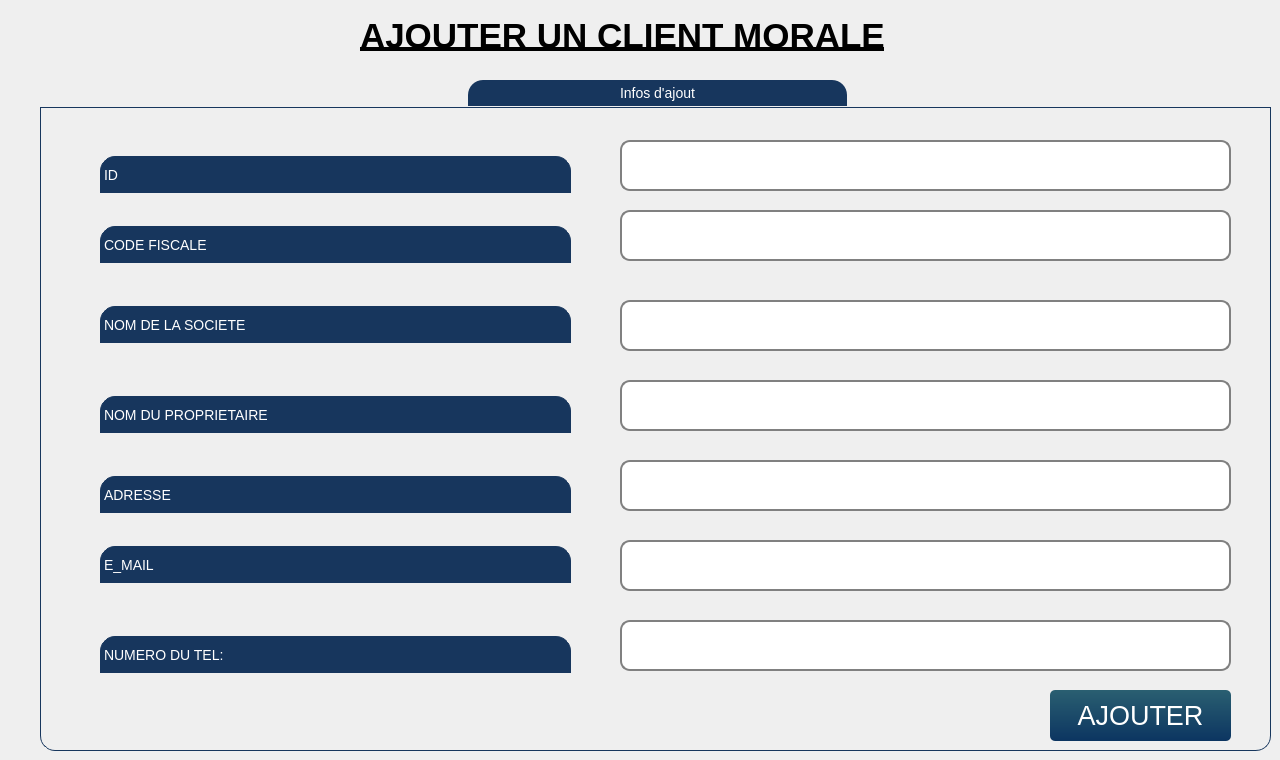
       <widget class="QWidget" name="ajouter">
        <widget class="QLabel" name="label_14">
         <property name="geometry">
          <rect>
           <x>360</x>
           <y>-10</y>
           <width>671</width>
           <height>91</height>
          </rect>
         </property>
         <property name="font">
          <font>
           <family>Helvetica</family>
           <pointsize>26</pointsize>
           <weight>75</weight>
           <bold>true</bold>
           <underline>true</underline>
          </font>
         </property>
         <property name="text">
          <string>AJOUTER UN CLIENT MORALE</string>
         </property>
        </widget>
        <widget class="QGroupBox" name="groupBox_2">
         <property name="geometry">
          <rect>
           <x>40</x>
           <y>80</y>
           <width>1231</width>
           <height>671</height>
          </rect>
         </property>
         <property name="styleSheet">
          <string notr="true">QLabel {
        qproperty-alignment: AlignCenter;
	border: 1px solid #FF17365D;
	border-top-left-radius: 15px;
	border-top-right-radius: 15px;
	background-color: #FF17365D;
	padding: 5px 0px;
	color: rgb(255, 255, 255);
	max-height: 25px;
        font-size: 14px;
}
QGroupBox {
    border: 1px solid gray;
    border-color: #FF17365D;
    margin-top: 27px;
    font-size: 14px;
    border-bottom-left-radius: 15px;
    border-bottom-right-radius: 15px;
}

QGroupBox::title {
    subcontrol-origin: margin;
    subcontrol-position: top center;
    border-top-left-radius: 15px;
    border-top-right-radius: 15px;
    padding: 5px 150px;
    background-color: #FF17365D;
    color: rgb(255, 255, 255);
}
QLineEdit {
background-color: rgb(255, 255, 255);
    border: 2px solid gray;
    border-radius: 10px;
    padding: 0 8px;
    selection-background-color: darkgray;
	font: bold 14px;
}
</string>
         </property>
         <property name="title">
          <string>Infos d'ajout</string>
         </property>
         <widget class="QLabel" name="cin_16">
          <property name="geometry">
           <rect>
            <x>60</x>
            <y>76</y>
            <width>471</width>
            <height>37</height>
           </rect>
          </property>
          <property name="font">
           <font>
            <family>Yu Gothic UI</family>
            <pointsize>-1</pointsize>
            <weight>50</weight>
            <bold>false</bold>
           </font>
          </property>
          <property name="text">
           <string>ID</string>
          </property>
         </widget>
         <widget class="QPushButton" name="pushButton_5">
          <property name="geometry">
           <rect>
            <x>1010</x>
            <y>610</y>
            <width>181</width>
            <height>51</height>
           </rect>
          </property>
          <property name="font">
           <font>
            <pointsize>20</pointsize>
           </font>
          </property>
          <property name="styleSheet">
           <string notr="true">QPushButton{
	background-color: qlineargradient(spread:pad, x1:1, y1:0, x2:1, y2:1, stop:0 rgba(42, 95, 113, 255),stop:1 rgba(12, 53, 97, 255));
	color: #fff;
	border: 0px;
	border-radius: 5px;
	padding: 5px;
}

QPushButton::hover
{
	background-color: qlineargradient(spread:pad, x1:1, y1:0, x2:1, y2:1, stop:0 rgba(167, 214, 50, 255),stop:1 rgba(98, 169, 67, 255));
	color: #fff;

}
QPushButton::pressed
{
	background-color: qlineargradient(spread:pad, x1:1, y1:0, x2:1, y2:1, stop:0 rgba(147, 194, 30, 255),stop:1 rgba(78, 149, 47, 255));
	color: #fff;
	border: 0px;
	border-radius: 5px;
	padding: 5px;

}</string>
          </property>
          <property name="text">
           <string>AJOUTER</string>
          </property>
         </widget>
         <widget class="QLineEdit" name="lineEdit_18">
          <property name="geometry">
           <rect>
            <x>580</x>
            <y>60</y>
            <width>611</width>
            <height>51</height>
           </rect>
          </property>
          <property name="font">
           <font>
            <pointsize>-1</pointsize>
            <weight>75</weight>
            <italic>false</italic>
            <bold>true</bold>
           </font>
          </property>
          <property name="styleSheet">
           <string notr="true">background-color: rgb(255, 255, 255);

    border: 2px solid gray;
    border-radius: 10px;
    padding: 0 8px;
    selection-background-color: darkgray;
</string>
          </property>
         </widget>
         <widget class="QLineEdit" name="lineEdit_2">
          <property name="geometry">
           <rect>
            <x>580</x>
            <y>540</y>
            <width>611</width>
            <height>51</height>
           </rect>
          </property>
          <property name="font">
           <font>
            <pointsize>-1</pointsize>
            <weight>75</weight>
            <italic>false</italic>
            <bold>true</bold>
           </font>
          </property>
          <property name="styleSheet">
           <string notr="true">background-color: rgb(255, 255, 255);

    border: 2px solid gray;
    border-radius: 10px;
    padding: 0 8px;
    selection-background-color: darkgray;</string>
          </property>
         </widget>
         <widget class="QLabel" name="cin">
          <property name="geometry">
           <rect>
            <x>60</x>
            <y>226</y>
            <width>471</width>
            <height>37</height>
           </rect>
          </property>
          <property name="font">
           <font>
            <family>Yu Gothic UI</family>
            <pointsize>-1</pointsize>
            <weight>50</weight>
            <bold>false</bold>
           </font>
          </property>
          <property name="text">
           <string>NOM DE LA SOCIETE</string>
          </property>
         </widget>
         <widget class="QLineEdit" name="lineEdit_3">
          <property name="geometry">
           <rect>
            <x>580</x>
            <y>380</y>
            <width>611</width>
            <height>51</height>
           </rect>
          </property>
          <property name="font">
           <font>
            <pointsize>-1</pointsize>
            <weight>75</weight>
            <italic>false</italic>
            <bold>true</bold>
           </font>
          </property>
          <property name="styleSheet">
           <string notr="true">background-color: rgb(255, 255, 255);

    border: 2px solid gray;
    border-radius: 10px;
    padding: 0 8px;
    selection-background-color: darkgray;</string>
          </property>
         </widget>
         <widget class="QLineEdit" name="lineEdit_4">
          <property name="geometry">
           <rect>
            <x>580</x>
            <y>460</y>
            <width>611</width>
            <height>51</height>
           </rect>
          </property>
          <property name="font">
           <font>
            <pointsize>-1</pointsize>
            <weight>75</weight>
            <italic>false</italic>
            <bold>true</bold>
           </font>
          </property>
          <property name="styleSheet">
           <string notr="true">background-color: rgb(255, 255, 255);

    border: 2px solid gray;
    border-radius: 10px;
    padding: 0 8px;
    selection-background-color: darkgray;</string>
          </property>
         </widget>
         <widget class="QLabel" name="cin_6">
          <property name="geometry">
           <rect>
            <x>60</x>
            <y>466</y>
            <width>471</width>
            <height>37</height>
           </rect>
          </property>
          <property name="font">
           <font>
            <family>Yu Gothic UI</family>
            <pointsize>-1</pointsize>
            <weight>50</weight>
            <bold>false</bold>
           </font>
          </property>
          <property name="text">
           <string>E_MAIL</string>
          </property>
         </widget>
         <widget class="QLabel" name="cin_7">
          <property name="geometry">
           <rect>
            <x>60</x>
            <y>556</y>
            <width>471</width>
            <height>37</height>
           </rect>
          </property>
          <property name="font">
           <font>
            <family>Yu Gothic UI</family>
            <pointsize>-1</pointsize>
            <weight>50</weight>
            <bold>false</bold>
           </font>
          </property>
          <property name="text">
           <string>NUMERO DU TEL:</string>
          </property>
         </widget>
         <widget class="QLabel" name="cin_3">
          <property name="geometry">
           <rect>
            <x>60</x>
            <y>146</y>
            <width>471</width>
            <height>37</height>
           </rect>
          </property>
          <property name="font">
           <font>
            <family>Yu Gothic UI</family>
            <pointsize>-1</pointsize>
            <weight>50</weight>
            <bold>false</bold>
           </font>
          </property>
          <property name="text">
           <string>CODE FISCALE</string>
          </property>
         </widget>
         <widget class="QLineEdit" name="lineEdit_6">
          <property name="geometry">
           <rect>
            <x>580</x>
            <y>130</y>
            <width>611</width>
            <height>51</height>
           </rect>
          </property>
          <property name="font">
           <font>
            <pointsize>-1</pointsize>
            <weight>75</weight>
            <italic>false</italic>
            <bold>true</bold>
           </font>
          </property>
          <property name="styleSheet">
           <string notr="true">background-color: rgb(255, 255, 255);

    border: 2px solid gray;
    border-radius: 10px;
    padding: 0 8px;
    selection-background-color: darkgray;</string>
          </property>
         </widget>
         <widget class="QLineEdit" name="lineEdit">
          <property name="geometry">
           <rect>
            <x>580</x>
            <y>220</y>
            <width>611</width>
            <height>51</height>
           </rect>
          </property>
          <property name="font">
           <font>
            <pointsize>-1</pointsize>
            <weight>75</weight>
            <italic>false</italic>
            <bold>true</bold>
           </font>
          </property>
          <property name="styleSheet">
           <string notr="true">background-color: rgb(255, 255, 255);

    border: 2px solid gray;
    border-radius: 10px;
    padding: 0 8px;
    selection-background-color: darkgray;</string>
          </property>
         </widget>
         <widget class="QLineEdit" name="lineEdit_5">
          <property name="geometry">
           <rect>
            <x>580</x>
            <y>300</y>
            <width>611</width>
            <height>51</height>
           </rect>
          </property>
          <property name="font">
           <font>
            <pointsize>-1</pointsize>
            <weight>75</weight>
            <italic>false</italic>
            <bold>true</bold>
           </font>
          </property>
          <property name="styleSheet">
           <string notr="true">background-color: rgb(255, 255, 255);

    border: 2px solid gray;
    border-radius: 10px;
    padding: 0 8px;
    selection-background-color: darkgray;</string>
          </property>
         </widget>
         <widget class="QLabel" name="cin_4">
          <property name="geometry">
           <rect>
            <x>60</x>
            <y>396</y>
            <width>471</width>
            <height>37</height>
           </rect>
          </property>
          <property name="font">
           <font>
            <family>Yu Gothic UI</family>
            <pointsize>-1</pointsize>
            <weight>50</weight>
            <bold>false</bold>
           </font>
          </property>
          <property name="text">
           <string>ADRESSE</string>
          </property>
         </widget>
         <widget class="QLabel" name="cin_5">
          <property name="geometry">
           <rect>
            <x>60</x>
            <y>316</y>
            <width>471</width>
            <height>37</height>
           </rect>
          </property>
          <property name="font">
           <font>
            <family>Yu Gothic UI</family>
            <pointsize>-1</pointsize>
            <weight>50</weight>
            <bold>false</bold>
           </font>
          </property>
          <property name="text">
           <string>NOM DU PROPRIETAIRE</string>
          </property>
         </widget>
        </widget>
       </widget>
